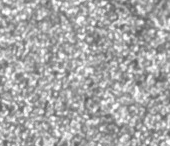
#> input picture enhanced_debug/06_resolution_adaptive_original.png, 170 x 146 px; its folder holds only this picture in this run
$ python -i entropy_analysis.py   (imports and definitions only)   (older library calls are emulated)
#> lines starting #> are read from the running program, lines starting #| are printed output that depends on the picture
### analysis/gradient_analysis.py
"""
Gradient analysis module for DIC image quality assessment.

This module analyzes gradient characteristics of DIC images to assess edge content,
sharpness, and directional properties. It calculates gradient magnitude, orientation,
and distribution metrics using Sobel operators to evaluate the suitability of
speckle patterns for correlation analysis.

Usage:
    from analysis.gradient_analysis import GradientAnalyzer

    analyzer = GradientAnalyzer()
    results = analyzer.analyze(image_data)
"""

import cv2
import numpy as np
from typing import Dict, Any, Tuple, List, Optional
import logging
from scipy import ndimage
from scipy.signal import convolve2d
from functools import lru_cache
import hashlib


logger = logging.getLogger(__name__)


class GradientAnalyzer:
    """
    Analyzes image gradients for DIC quality assessment.

    This is the central source for all gradient calculations in the application.
    Other modules should use this class for gradient computation to ensure
    consistency and proper normalization.
    """

    def __init__(self):
        # Gradient operator kernels with their normalization factors
        self.gradient_kernels = {
            'sobel': {
                'x': np.array([[-1, 0, 1], [-2, 0, 2], [-1, 0, 1]], dtype=np.float64),
                'y': np.array([[-1, -2, -1], [0, 0, 0], [1, 2, 1]], dtype=np.float64),
                'norm_factor': 8.0
            },
            'prewitt': {
                'x': np.array([[-1, 0, 1], [-1, 0, 1], [-1, 0, 1]], dtype=np.float64),
                'y': np.array([[-1, -1, -1], [0, 0, 0], [1, 1, 1]], dtype=np.float64),
                'norm_factor': 6.0
            },
            'scharr': {
                'x': np.array([[-3, 0, 3], [-10, 0, 10], [-3, 0, 3]], dtype=np.float64),
                'y': np.array([[-3, -10, -3], [0, 0, 0], [3, 10, 3]], dtype=np.float64),
                'norm_factor': 32.0
            }
        }

        self.local_window_sizes = [5, 9, 15, 21]  # For multi-scale analysis
        self.gradient_percentiles = [25, 50, 75, 90, 95, 99]

    # ========== Core Gradient Calculation Methods (Used by Other Modules) ==========

    def calculate_gradients(self, image: np.ndarray, method: str = 'sobel',
                            normalize: bool = True) -> Tuple[np.ndarray, np.ndarray, np.ndarray]:
        """
        Calculate gradients using specified method. This is the PRIMARY method
        that should be used by other modules for gradient calculation.

        Args:
            image: Input grayscale image
            method: Gradient operator ('sobel', 'prewitt', 'scharr')
            normalize: Whether to apply proper normalization

        Returns:
            Tuple of (grad_x, grad_y, magnitude)
        """
        if len(image.shape) > 2:
            image = cv2.cvtColor(image, cv2.COLOR_RGB2GRAY)

        if method == 'sobel':
            grad_x = cv2.Sobel(image, cv2.CV_64F, 1, 0, ksize=3)
            grad_y = cv2.Sobel(image, cv2.CV_64F, 0, 1, ksize=3)
            norm_factor = 8.0
        elif method == 'scharr':
            grad_x = cv2.Scharr(image, cv2.CV_64F, 1, 0)
            grad_y = cv2.Scharr(image, cv2.CV_64F, 0, 1)
            norm_factor = 32.0
        elif method == 'prewitt':
            # Manual convolution for Prewitt
            kernel_x = self.gradient_kernels['prewitt']['x']
            kernel_y = self.gradient_kernels['prewitt']['y']
            grad_x = cv2.filter2D(image, cv2.CV_64F, kernel_x)
            grad_y = cv2.filter2D(image, cv2.CV_64F, kernel_y)
            norm_factor = 6.0
        else:
            raise ValueError(f"Unknown gradient method: {method}")

        # Apply normalization
        if normalize:
            grad_x = grad_x / norm_factor
            grad_y = grad_y / norm_factor

        # Calculate magnitude
        magnitude = np.sqrt(grad_x ** 2 + grad_y ** 2)

        return grad_x, grad_y, magnitude

    # [631 lines left out: functions calculate_mig_ef_metrics, calculate_gradient_quality_score, analyze, _calculate_gradient_maps, _analyze_gradient_magnitude, _analyze_gradient_direction and 8 more, not called in this run]

class GradientAnalyzerCache:
    """Cache wrapper for expensive gradient calculations."""

    # [37 lines left out: functions __init__, _get_image_hash, get_gradients, not called in this run]

### analysis/entropy_analysis.py
"""
Entropy analysis module for DIC image quality assessment.

This module evaluates information content and uniqueness of DIC images through
entropy measurements. It calculates Shannon entropy, local entropy variation,
and pattern uniqueness to assess the randomness and information density of
speckle patterns, which are crucial for reliable DIC correlation.

Usage:
    from analysis.entropy_analysis import EntropyAnalyzer

    analyzer = EntropyAnalyzer()
    results = analyzer.analyze(image_data)
"""

import cv2
import numpy as np
from typing import Dict, Any, Tuple
import logging
from scipy.stats import entropy as scipy_entropy
from analysis.gradient_analysis import GradientAnalyzer

logger = logging.getLogger(__name__)


class EntropyAnalyzer:
    """
    Analyzes information content and entropy for DIC quality assessment.

    Information content is crucial for correlation uniqueness in DIC.
    This module implements Shannon entropy, local entropy, and texture
    complexity measures to assess pattern information content.
    """

    def __init__(self):
        self.gradient_analyzer = GradientAnalyzer()
        self.histogram_bins = 64  # Bins for entropy calculation
        self.local_window_sizes = [5, 7, 9, 11]  # Multiple scales for local entropy
        self.texture_window_size = 7  # Window size for texture analysis

    def analyze(self, image: np.ndarray) -> Dict[str, Any]:
        """
        Perform complete entropy and information content analysis.

        Args:
            image: Input image (grayscale)

        Returns:
            Dictionary containing entropy metrics
        """
        if len(image.shape) == 3:
            gray = cv2.cvtColor(image, cv2.COLOR_RGB2GRAY)
        else:
            gray = image.copy()

        if gray.size == 0:
            return self._empty_result()

        try:
            # For large images, use optimized analysis
            if gray.size > 1000000:  # > 1 megapixel
                return self._analyze_optimized(gray)

            # Global Shannon entropy
            global_entropy = self._calculate_global_entropy(gray)

            # Local entropy analysis (simplified for performance)
            local_entropy = self._calculate_local_entropy_fast(gray)

            # Texture entropy (simplified)
            texture_entropy = self._calculate_texture_entropy_fast(gray)

            # Information measures (essential ones only)
            information_measures = self._calculate_information_measures_fast(gray)

            # Entropy distribution analysis
            entropy_distribution = self._calculate_entropy_distribution(gray)

            # Combine all results
            result = {
                **global_entropy,
                **local_entropy,
                **texture_entropy,
                **information_measures,
                **entropy_distribution,
                # Add default values for skipped calculations
                'conditional_entropy_h': 0.0,
                'conditional_entropy_v': 0.0,
                'mutual_information_h': 0.0,
                'mutual_information_v': 0.0,
                'joint_entropy_horizontal': 0.0,
                'joint_entropy_vertical': 0.0,
            }

            return result

        except Exception as e:
            logger.error(f"Error in entropy analysis: {e}")
            return self._empty_result()

    # [33 lines left out: function _analyze_optimized, not called in this run]

    def _calculate_local_entropy_fast(self, gray: np.ndarray) -> Dict[str, float]:
        """Fast local entropy calculation using sampling."""
        h, w = gray.shape

        # Use only one window size for speed
        window_size = 7
        if h < window_size or w < window_size:
            return {
                'local_entropy_mean': 0.0,
                'local_entropy_std': 0.0,
                'local_entropy_max': 0.0,
                'local_entropy_min': 0.0
            }

        # Sample fewer points for speed
        step = max(window_size, min(h, w) // 20)  # Sample ~400 points max
        window_entropies = []

        for y in range(0, h - window_size + 1, step):
            for x in range(0, w - window_size + 1, step):
                window = gray[y:y + window_size, x:x + window_size]

                # Calculate entropy for this window
                hist, _ = np.histogram(window, bins=16, range=(0, 256), density=True)
                hist = hist[hist > 0]

                if len(hist) > 0:
                    window_entropy = -np.sum(hist * np.log2(hist))
                    window_entropies.append(window_entropy)

        if not window_entropies:
            return {
                'local_entropy_mean': 0.0,
                'local_entropy_std': 0.0,
                'local_entropy_max': 0.0,
                'local_entropy_min': 0.0
            }

        window_entropies = np.array(window_entropies)

        return {
            'local_entropy_mean': float(np.mean(window_entropies)),
            'local_entropy_std': float(np.std(window_entropies)),
            'local_entropy_max': float(np.max(window_entropies)),
            'local_entropy_min': float(np.min(window_entropies))
        }

    def _calculate_texture_entropy_fast(self, gray: np.ndarray) -> Dict[str, float]:
        """Fast texture entropy using sampling."""
        h, w = gray.shape

        if h < 3 or w < 3:
            return {
                'texture_entropy': 0.0,
                'texture_uniformity': 0.0,
                'texture_complexity': 0.0
            }

        # Sample points instead of processing every pixel
        sample_step = max(1, min(h, w) // 100)  # Sample ~10000 points max
        lbp_patterns = []

        for y in range(1, h - 1, sample_step):
            for x in range(1, w - 1, sample_step):
                center = gray[y, x]

                # 8-neighborhood comparison
                pattern = 0
                neighbors = [
                    gray[y - 1, x - 1], gray[y - 1, x], gray[y - 1, x + 1],
                    gray[y, x + 1], gray[y + 1, x + 1], gray[y + 1, x],
                    gray[y + 1, x - 1], gray[y, x - 1]
                ]

                for i, neighbor in enumerate(neighbors):
                    if neighbor >= center:
                        pattern += 2 ** i

                lbp_patterns.append(pattern)

        if not lbp_patterns:
            return {
                'texture_entropy': 0.0,
                'texture_uniformity': 0.0,
                'texture_complexity': 0.0
            }

        # Calculate texture entropy
        lbp_hist, _ = np.histogram(lbp_patterns, bins=256, density=True)
        lbp_hist = lbp_hist[lbp_hist > 0]

        if len(lbp_hist) > 0:
            texture_entropy = float(-np.sum(lbp_hist * np.log2(lbp_hist)))
        else:
            texture_entropy = 0.0

        # Texture uniformity
        unique_patterns = len(np.unique(lbp_patterns))
        texture_uniformity = float(1.0 / unique_patterns) if unique_patterns > 0 else 0.0

        # Texture complexity
        max_texture_entropy = np.log2(256)
        texture_complexity = texture_entropy / max_texture_entropy if max_texture_entropy > 0 else 0.0

        return {
            'texture_entropy': texture_entropy,
            'texture_uniformity': texture_uniformity,
            'texture_complexity': float(texture_complexity)
        }

    def _calculate_information_measures_fast(self, gray: np.ndarray) -> Dict[str, float]:
        """Fast information measures calculation."""
        # Global entropy
        global_entropy = self._calculate_global_entropy(gray)['shannon_entropy']

        # Gradient entropy (simplified) using universal gradient analyzer
        grad_x, grad_y, gradient_mag = self.gradient_analyzer.calculate_gradients(gray, 'sobel', normalize=True)
        gradient_mag_int = np.clip(gradient_mag, 0, 255).astype(np.uint8)
        gradient_entropy = self._calculate_global_entropy(gradient_mag_int)['shannon_entropy']

        # Laplacian entropy
        laplacian = cv2.Laplacian(gray, cv2.CV_64F)
        laplacian_int = np.clip(np.abs(laplacian), 0, 255).astype(np.uint8)
        laplacian_entropy = self._calculate_global_entropy(laplacian_int)['shannon_entropy']

        # Information gain
        gradient_info_gain = gradient_entropy - global_entropy
        laplacian_info_gain = laplacian_entropy - global_entropy

        return {
            'gradient_entropy': float(gradient_entropy),
            'laplacian_entropy': float(laplacian_entropy),
            'gradient_info_gain': float(gradient_info_gain),
            'laplacian_info_gain': float(laplacian_info_gain)
        }

    def _calculate_global_entropy(self, gray: np.ndarray) -> Dict[str, float]:
        """Calculate global Shannon entropy."""
        # Histogram-based entropy
        hist, _ = np.histogram(gray, bins=self.histogram_bins, range=(0, 256), density=True)
        hist = hist[hist > 0]  # Remove zero entries

        if len(hist) == 0:
            shannon_entropy = 0.0
        else:
            shannon_entropy = float(-np.sum(hist * np.log2(hist)))

        # Normalized entropy (0-1 scale)
        max_entropy = np.log2(self.histogram_bins)
        normalized_entropy = shannon_entropy / max_entropy if max_entropy > 0 else 0.0

        # Effective number of intensity levels
        effective_levels = 2 ** shannon_entropy if shannon_entropy > 0 else 1.0

        return {
            'shannon_entropy': shannon_entropy,
            'normalized_entropy': float(normalized_entropy),
            'effective_levels': float(effective_levels)
        }

    # [249 lines left out: functions _calculate_local_entropy, _calculate_texture_entropy, _calculate_conditional_entropy, _calculate_conditional_entropy_from_pairs, _calculate_joint_entropy, _calculate_information_measures, not called in this run]

    def _calculate_entropy_distribution(self, gray: np.ndarray) -> Dict[str, float]:
        """Analyze entropy distribution across image regions."""
        h, w = gray.shape

        # Divide image into 4x4 grid
        grid_size = 4
        region_h, region_w = h // grid_size, w // grid_size

        region_entropies = []

        for i in range(grid_size):
            for j in range(grid_size):
                y1, y2 = i * region_h, min((i + 1) * region_h, h)
                x1, x2 = j * region_w, min((j + 1) * region_w, w)

                region = gray[y1:y2, x1:x2]
                if region.size > 0:
                    region_entropy = self._calculate_global_entropy(region)['shannon_entropy']
                    region_entropies.append(region_entropy)

        if not region_entropies:
            return {
                'entropy_uniformity': 0.0,
                'entropy_variation': 0.0,
                'min_region_entropy': 0.0,
                'max_region_entropy': 0.0
            }

        region_entropies = np.array(region_entropies)

        entropy_mean = np.mean(region_entropies)
        entropy_std = np.std(region_entropies)

        # Entropy uniformity (inverse of coefficient of variation)
        entropy_uniformity = float(1.0 / (1.0 + entropy_std / (entropy_mean + 1e-6)))

        return {
            'entropy_uniformity': entropy_uniformity,
            'entropy_variation': float(entropy_std),
            'min_region_entropy': float(np.min(region_entropies)),
            'max_region_entropy': float(np.max(region_entropies))
        }

    # [216 lines left out: functions _calculate_joint_histogram, _entropy_from_histogram, calculate_entropy_quality_score, get_entropy_recommendations, analyze_information_capacity, _empty_result, not called in this run]

>>> import cv2
>>> picture = cv2.cvtColor(cv2.imread('../enhanced_debug/06_resolution_adaptive_original.png'), cv2.COLOR_BGR2RGB)
#> picture is the input picture: shape (146, 170, 3); min 85, max 255, mean 167.8
>>> result = EntropyAnalyzer().analyze(picture)
#> in _calculate_global_entropy, `hist, _ = np.histogram(gray, bins=self.histogram_bins, range=(0, 256),..`: hist = 64 values, max 0.013 at index 38, min 0 at index 0, mean 0.00391
#> in _calculate_global_entropy, `hist = hist[hist > 0]`: hist = 43 values, max 0.013 at index 17, min 1.01e-05 at index 0, mean 0.00581
#> in _calculate_global_entropy, `shannon_entropy = float(-np.sum(hist * np.log2(hist)))`: shannon_entropy = 1.74
#> in _calculate_global_entropy, `normalized_entropy = shannon_entropy / max_entropy if max_entropy > 0 ..`: normalized_entropy = 0.29
#> in _calculate_global_entropy, `effective_levels = 2 ** shannon_entropy if shannon_entropy > 0 else 1.0`: effective_levels = 3.34
#> in analyze, `global_entropy = self._calculate_global_entropy(gray)`: global_entropy = {'shannon_entropy': 1.74, 'normalized_entropy': 0.29, 'effective_levels': 3.34}
#> after the loop in _calculate_local_entropy_fast, `for y in range(0, h - window_size + 1, step):`: window_entropies = 480 values, max 0.451 at index 248, min 0.361 at index 93, mean 0.41
#> in analyze, `local_entropy = self._calculate_local_entropy_fast(gray)`: local_entropy = {'local_entropy_mean': 0.41, 'local_entropy_std': 0.0175, 'local_entropy_max': 0.451, 'local_entropy_min': 0.361}
#> after the loop in _calculate_texture_entropy_fast, `for y in range(1, h - 1, sample_step):`: lbp_patterns = 24192 items
#> in _calculate_texture_entropy_fast, `lbp_hist, _ = np.histogram(lbp_patterns, bins=256, density=True)`: lbp_hist = 256 values, max 0.0377 at index 255, min 0 at index 21, mean 0.00392
#> in _calculate_texture_entropy_fast, `lbp_hist = lbp_hist[lbp_hist > 0]`: lbp_hist = 225 values, max 0.0377 at index 224, min 4.15e-05 at index 67, mean 0.00446
#> in _calculate_texture_entropy_fast, `texture_entropy = float(-np.sum(lbp_hist * np.log2(lbp_hist)))`: texture_entropy = 6.41
#> in _calculate_texture_entropy_fast, `unique_patterns = len(np.unique(lbp_patterns))`: unique_patterns = 225
#> in _calculate_texture_entropy_fast, `texture_uniformity = float(1.0 / unique_patterns) if unique_patterns >..`: texture_uniformity = 0.00444
#> in _calculate_texture_entropy_fast, `texture_complexity = texture_entropy / max_texture_entropy if max_text..`: texture_complexity = 0.802
#> in analyze, `texture_entropy = self._calculate_texture_entropy_fast(gray)`: texture_entropy = {'texture_entropy': 6.41, 'texture_uniformity': 0.00444, 'texture_complexity': 0.802}
#> in _calculate_information_measures_fast, `global_entropy = self._calculate_global_entropy(gray)['shannon_entropy']`: global_entropy = 1.74
#> in calculate_gradients, `grad_x = cv2.Sobel(image, cv2.CV_64F, 1, 0, ksize=3)`:
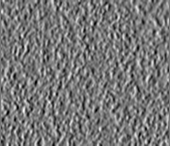
#> grad_x: shape (146, 170) float64; min -412, max 465, mean 0.2; drawn with min black and max white
#> in calculate_gradients, `grad_y = cv2.Sobel(image, cv2.CV_64F, 0, 1, ksize=3)`:
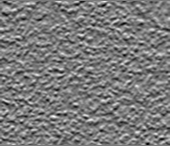
#> grad_y: shape (146, 170) float64; min -425, max 457, mean 0.2; drawn with min black and max white
#> in calculate_gradients, `magnitude = np.sqrt(grad_x ** 2 + grad_y ** 2)`:
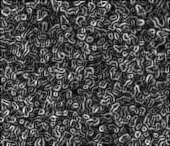
#> magnitude: shape (146, 170) float64; min 0, max 59.83, mean 17.9; drawn with min black and max white
#> in _calculate_information_measures_fast, `gradient_mag_int = np.clip(gradient_mag, 0, 255).astype(np.uint8)`:
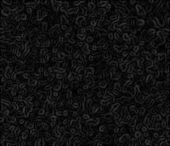
#> gradient_mag_int: shape (146, 170); min 0, max 59, mean 17.4
#> in _calculate_information_measures_fast, `gradient_entropy = self._calculate_global_entropy(gradient_mag_int)['s..`: gradient_entropy = 1.32
#> in _calculate_information_measures_fast, `laplacian = cv2.Laplacian(gray, cv2.CV_64F)`:
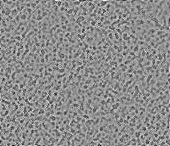
#> laplacian: shape (146, 170) float64; min -164, max 132, mean 0; drawn with min black and max white
#> in _calculate_information_measures_fast, `laplacian_int = np.clip(np.abs(laplacian), 0, 255).astype(np.uint8)`:
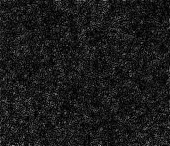
#> laplacian_int: shape (146, 170); min 0, max 164, mean 26.3
#> in _calculate_information_measures_fast, `laplacian_entropy = self._calculate_global_entropy(laplacian_int)['sha..`: laplacian_entropy = 1.52
#> in _calculate_information_measures_fast, `gradient_info_gain = gradient_entropy - global_entropy`: gradient_info_gain = -0.423
#> in _calculate_information_measures_fast, `laplacian_info_gain = laplacian_entropy - global_entropy`: laplacian_info_gain = -0.218
#> in analyze, `information_measures = self._calculate_information_measures_fast(gray)`: information_measures = {'gradient_entropy': 1.32, 'laplacian_entropy': 1.52, 'gradient_info_gain': -0.423, 'laplacian_info_gain': -0.218}
#> after the loop in _calculate_entropy_distribution, `for i in range(grid_size):`:
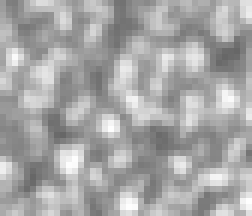
#> region: shape (36, 42) (shown 6 times larger); min 103, max 254, mean 166.6
#> after the loop in _calculate_entropy_distribution, `for i in range(grid_size):`: region_entropies = [1.72, 1.73, 1.74, 1.74, 1.72, 1.71, 1.72, 1.75, 1.74, 1.71, 1.73, 1.74, 1.74, 1.73, 1.73, 1.73]
#> in _calculate_entropy_distribution, `entropy_mean = np.mean(region_entropies)`: entropy_mean = 1.73
#> in _calculate_entropy_distribution, `entropy_std = np.std(region_entropies)`: entropy_std = 0.0119
#> in _calculate_entropy_distribution, `entropy_uniformity = float(1.0 / (1.0 + entropy_std / (entropy_mean + ..`: entropy_uniformity = 0.993
#> in analyze, `entropy_distribution = self._calculate_entropy_distribution(gray)`: entropy_distribution = {'entropy_uniformity': 0.993, 'entropy_variation': 0.0119, 'min_region_entropy': 1.71, 'max_region_entropy': 1.75}
#> result = 24 items
